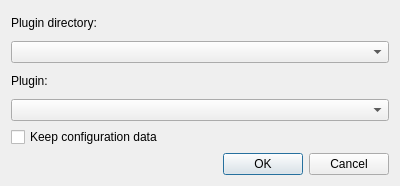
<?xml version="1.0" encoding="UTF-8"?>
<ui version="4.0">
 <class>PluginUninstallDialog</class>
 <widget class="QWidget" name="PluginUninstallDialog">
  <property name="geometry">
   <rect>
    <x>0</x>
    <y>0</y>
    <width>400</width>
    <height>186</height>
   </rect>
  </property>
  <property name="windowTitle">
   <string>Plugin Uninstallation</string>
  </property>
  <layout class="QVBoxLayout" name="verticalLayout">
   <item>
    <widget class="QLabel" name="label_3">
     <property name="text">
      <string>Plugin directory:</string>
     </property>
    </widget>
   </item>
   <item>
    <widget class="QComboBox" name="pluginDirectoryCombo">
     <property name="toolTip">
      <string>Select the plugin area containing the plugin to uninstall</string>
     </property>
    </widget>
   </item>
   <item>
    <widget class="QLabel" name="label_2">
     <property name="text">
      <string>Plugin:</string>
     </property>
    </widget>
   </item>
   <item>
    <widget class="QComboBox" name="pluginNameCombo">
     <property name="toolTip">
      <string>Select the plugin to uninstall</string>
     </property>
    </widget>
   </item>
   <item>
    <widget class="QCheckBox" name="keepConfigurationCheckBox">
     <property name="toolTip">
      <string>Select to keep the configuration data</string>
     </property>
     <property name="text">
      <string>Keep configuration data</string>
     </property>
    </widget>
   </item>
   <item>
    <widget class="QDialogButtonBox" name="buttonBox">
     <property name="orientation">
      <enum>Qt::Horizontal</enum>
     </property>
     <property name="standardButtons">
      <set>QDialogButtonBox::Cancel|QDialogButtonBox::Ok</set>
     </property>
    </widget>
   </item>
  </layout>
 </widget>
 <tabstops>
  <tabstop>pluginDirectoryCombo</tabstop>
  <tabstop>pluginNameCombo</tabstop>
  <tabstop>buttonBox</tabstop>
 </tabstops>
 <resources/>
 <connections/>
</ui>
